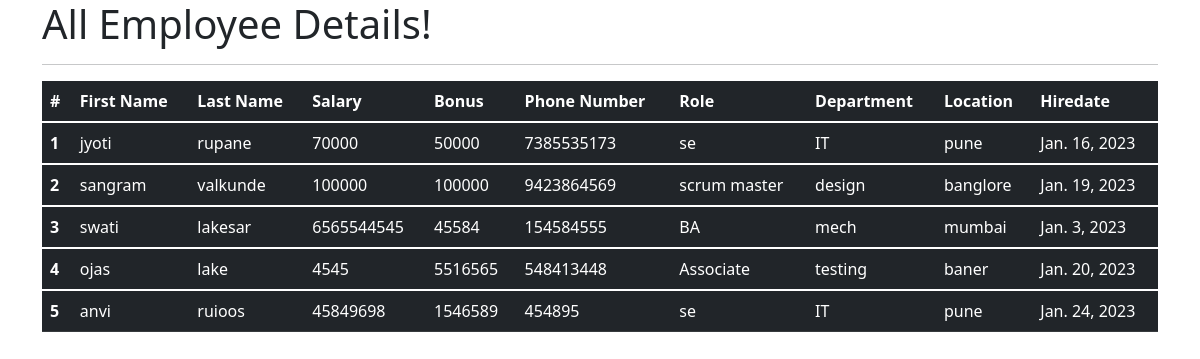
Page /all_emp/ on the committed database.
### emp_app/models.py (models this page shows, shortened)
class Employee(models.Model):
    first_name = models.CharField(max_length=100, null=False)
    last_name = models.CharField(max_length=100)
    dept = models.ForeignKey(Department, on_delete=models.CASCADE)
    salary = models.IntegerField(default=0)
    bonus = models.IntegerField(default=0)
    role = models.ForeignKey(Role, on_delete=models.CASCADE)
    phone = models.IntegerField(default=0)
    hire_date = models.DateField()
    def __str__(self):
        return "%s %s %s" %(self.first_name, self.last_name, self.phone)

class Role(models.Model):
    name = models.CharField(max_length=100, null=False)

class Department(models.Model):
    name = models.CharField(max_length=100,null=False)
    location = models.CharField(max_length=100)

### emp_app/views.py (the view)
# urls.py: path('all_emp/',views.all_emp, name = 'all_emp'),
def all_emp(request):
    emps = Employee.objects.all()
    context = {
        'emps': emps
    }
    print(context)
    return render(request, 'all_emp.html',context)

### emp_app/templates/all_emp.html (shortened to what this page needs)
<!DOCTYPE html>
<html lang="en">
<head>
  <link href="https://cdn.jsdelivr.net/npm/bootstrap@5.1.3/dist/css/bootstrap.min.css" rel="stylesheet">
</head>
  <body>
  <div class="container">
          <h1>All Employee Details!</h1>
      <hr>
     <table class="table table-dark">
  <thead>
    <tr>
      <th scope="col">#</th>
      <th scope="col">First Name</th>
      <th scope="col">Last Name</th>
      <th scope="col">Salary</th>
      <th scope="col">Bonus</th>
      <th scope="col">Phone Number</th>
      <th scope="col">Role</th>
      <th scope="col">Department</th>
      <th scope="col">Location</th>
      <th scope="col">Hiredate</th>
    </tr>
  </thead>
         {% for emp in emps %}
  <tbody>
    <tr>
      <th scope="row">{{emp.id}}</th>
      <td>{{emp.first_name}}</td>
      <td>{{emp.last_name}}</td>
      <td>{{emp.salary}}</td>
      <td>{{emp.bonus}}</td>
      <td>{{emp.phone}}</td>
      <td>{{emp.role.name}}</td>
      <td>{{emp.dept.name}}</td>
      <td>{{emp.dept.location}}</td>
      <td>{{emp.hire_date}}</td>
    </tr>
  </tbody>
         {% endfor %}
</table>
  </div>
  </body>
</html>

### rows in the picture
Employee: id "1", first_name "jyoti", last_name "rupane", salary "70000", bonus "50000", phone "7385535173", role.name "se", dept.name "IT", dept.location "pune", hire_date "Jan. 16, 2023"
Employee: id "2", first_name "sangram", last_name "valkunde", salary "100000", bonus "100000", phone "9423864569", role.name "scrum master", dept.name "design", dept.location "banglore", hire_date "Jan. 19, 2023"
Employee: id "3", first_name "swati", last_name "lakesar", salary "6565544545", bonus "45584", phone "154584555", role.name "BA", dept.name "mech", dept.location "mumbai", hire_date "Jan. 3, 2023"
Employee: id "4", first_name "ojas", last_name "lake", salary "4545", bonus "5516565", phone "548413448", role.name "Associate", dept.name "testing", dept.location "baner", hire_date "Jan. 20, 2023"
Employee: id "5", first_name "anvi", last_name "ruioos", salary "45849698", bonus "1546589", phone "454895", role.name "se", dept.name "IT", dept.location "pune", hire_date "Jan. 24, 2023"
